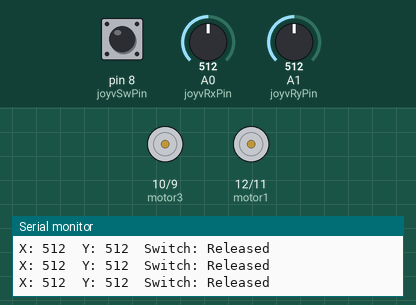
The sketch below on a simulated Arduino Uno, built with avr-gcc and run on an emulated ATmega328P. Parts: motor-driver pin pairs drawn as motors (green arrow = first pin HIGH = forward, orange = second pin HIGH = backward, longer = more drive), the last lines printed to the serial monitor. Inputs (shaded band) come from the test bench; at power-on: pin 8 (joyvSwPin) HIGH, A1 (joyvRyPin) = 512, A0 (joyvRxPin) = 512.

Above: at 1.2 s.
1.3 s: pin 8 (joyvSwPin) pulled LOW for 0.15 s
At 2.2 s:
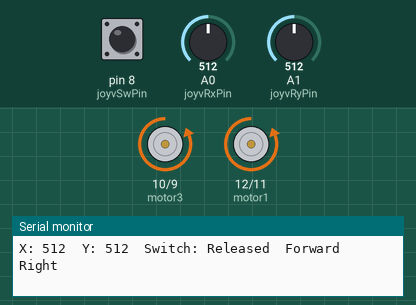
3.1 s: A1 (joyvRyPin) set to 590
4.6 s: A1 (joyvRyPin) set to 609
At 5.5 s:
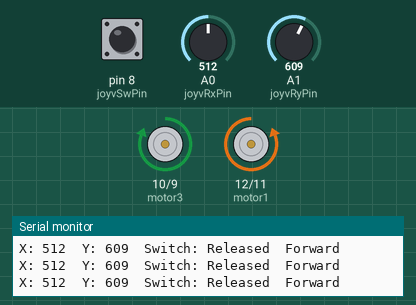
6.1 s: A0 (joyvRxPin) set to 586
9.1 s: A0 (joyvRxPin) set to 611
At 10.3 s:
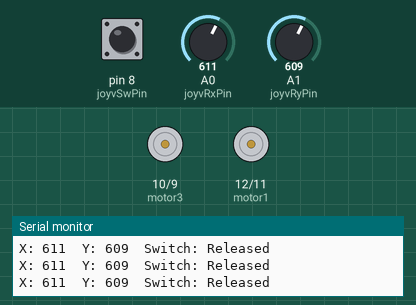
12.1 s: A0 (joyvRxPin) set to 684
13.6 s: A0 (joyvRxPin) set to 711
At 14.9 s:
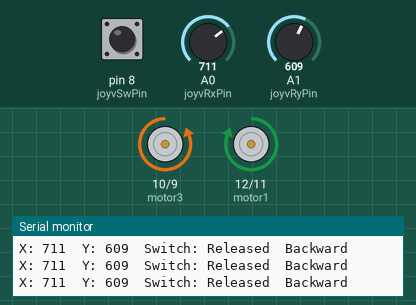
Timing chart, 0 to 16.1 s (numbered marks = the images above; inputs shaded):
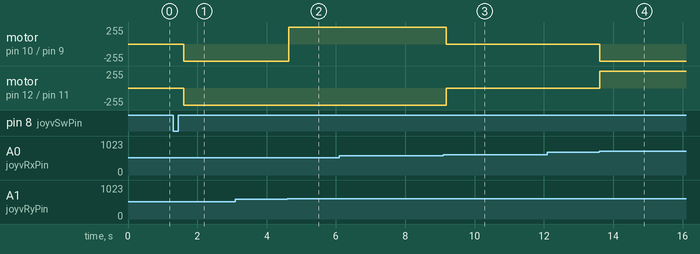

The sketch:

main.ino
```cpp
// Pin definitions
const int joyvRxPin = A0; // X-axis pin
const int joyvRyPin = A1; // Y-axis pin
const int joyvSwPin = 8; // Joystick switch pin

const int motor1 = 12; // Left motor backward
const int motor2 = 11; // Left motor forward
const int motor3 = 10; // Right motor forward
const int motor4 = 9;  // Right motor backward

// Center range values for joystick
const int centerRangeMin = 600;
const int centerRangeMax = 700;

// Power value toggle (1 or 0)
int powerValue = 0;
bool lastSwitchState = HIGH; // For detecting toggle

void setup() {
    // Initialize motor pins as outputs
    pinMode(motor1, OUTPUT);
    pinMode(motor2, OUTPUT);
    pinMode(motor3, OUTPUT);
    pinMode(motor4, OUTPUT);

    // Set initial motor states to LOW (off)
    stopMotors();

    // Joystick switch pin as input with pull-up resistor
    pinMode(joyvSwPin, INPUT_PULLUP);

    // Initialize serial communication for debugging
    Serial.begin(9600);
}

void loop() {
    // Read joystick values
    int xValue = analogRead(joyvRxPin);
    int yValue = analogRead(joyvRyPin);
    int switchState = digitalRead(joyvSwPin); // Read switch state

        // Print the joystick values
    Serial.print("X: ");
    Serial.print(xValue);
    Serial.print("\tY: ");
    Serial.print(yValue);
    Serial.print("\tSwitch: ");
    Serial.print(switchState == LOW ? "Pressed" : "Released");

    // Read switch value and handle toggle functionality
    bool currentSwitchState = digitalRead(joyvSwPin);
    if (currentSwitchState == LOW && lastSwitchState == HIGH) {
        // Toggle powerValue when switch is pressed
        powerValue = !powerValue;
        delay(300); // Debounce delay
    }
    lastSwitchState = currentSwitchState;

    // Control the motors if powerValue is 1
    if (powerValue == 1) {
        controlMotors(xValue, yValue);
    } else {
        stopMotors();
    }

    Serial.println("");
    delay(100); // Short delay to avoid spamming motor changes
}

// Function to control motors based on joystick values
void controlMotors(int xValue, int yValue) {
    // Check if joystick is within center range for both X and Y
    if (xValue >= centerRangeMin && xValue <= centerRangeMax &&
        yValue >= centerRangeMin && yValue <= centerRangeMax) {
        // Stop motors if joystick is centered
        stopMotors();
    } else {
        // Reset all motor pins to LOW before setting new direction
        stopMotors();

        // Control movement based on x-axis (left-right)
        if (xValue < centerRangeMin) { // Move left
            digitalWrite(motor2, HIGH); // Left motor forward
            digitalWrite(motor3, HIGH); // Right motor forward
            digitalWrite(motor1, LOW); // Right motor forward
            digitalWrite(motor4, LOW); // Right motor forward
            Serial.print("\tForward");
        }
        else if (xValue > centerRangeMax) { // Move right
            digitalWrite(motor1, HIGH); // Left motor backward
            digitalWrite(motor4, HIGH); // Right motor backward
            digitalWrite(motor2, LOW); // Right motor backward
            digitalWrite(motor3, LOW); // Right motor backward
            Serial.print("\tBackward");
        }

        // Control movement based on y-axis (forward-backward)
        if (yValue < centerRangeMin) { // Move forward
            digitalWrite(motor2, HIGH); // Left motor forward
            digitalWrite(motor4, HIGH); // Right motor backward
            digitalWrite(motor1, LOW); // Right motor backward
            digitalWrite(motor3, LOW); // Right motor backward
            Serial.print("\tRight");
        }
        else if (yValue > centerRangeMax) { // Move backward
            digitalWrite(motor1, HIGH); // Left motor backward
            digitalWrite(motor3, HIGH); // Right motor forward
            digitalWrite(motor2, LOW); // Right motor forward
            digitalWrite(motor4, LOW); // Right motor forward
            Serial.print("\tLeft");
        }
    }
}

// Function to stop all motors
void stopMotors() {
    digitalWrite(motor1, LOW);
    digitalWrite(motor2, LOW);
    digitalWrite(motor3, LOW);
    digitalWrite(motor4, LOW);
}
```

Measured:
- the behaviour switches between 599 and 600 on A1 (joyvRyPin) (found by bisection; images 1 and 2)
- the behaviour switches between 599 and 600 on A0 (joyvRxPin) (found by bisection; images 2 and 3)
- the behaviour switches between 700 and 701 on A0 (joyvRxPin) (found by bisection; images 3 and 4)
- after the input at 1.3 s, motor on pin 10 (motor3) / pin 9 (motor4), motor on pin 12 (motor1) / pin 11 (motor2): stopped → backward 255/255 after 0.31 s
- after the input at 4.6 s, motor on pin 10 (motor3) / pin 9 (motor4): backward 255/255 → forward 255/255 at once
- after the input at 9.1 s, motor on pin 10 (motor3) / pin 9 (motor4): forward 255/255 → stopped after 0.08 s; motor on pin 12 (motor1) / pin 11 (motor2): backward 255/255 → stopped after 0.08 s
- after the input at 13.6 s, motor on pin 10 (motor3) / pin 9 (motor4): stopped → backward 255/255 at once; motor on pin 12 (motor1) / pin 11 (motor2): stopped → forward 255/255 at once
